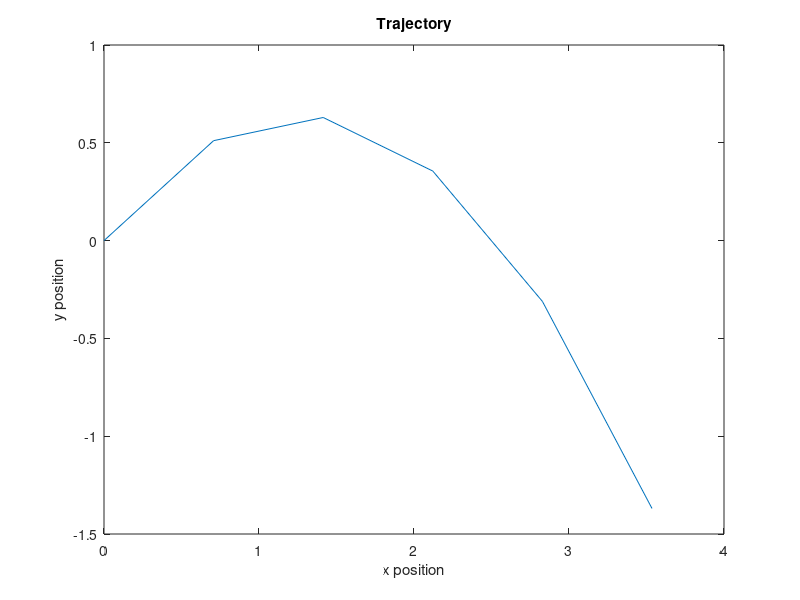

MATLAB code for this plot:
% This is a comment 
v0 = 5; theta = pi/4; g = 9.81;
t = 0 : 0.2 : 1;
x = v0 * cos(theta)*t;
y = v0*sin(theta)*t - .5 * g * t.^2;
plot(x,y)
title('Trajectory')
xlabel( "x position" )
ylabel( "y position" )